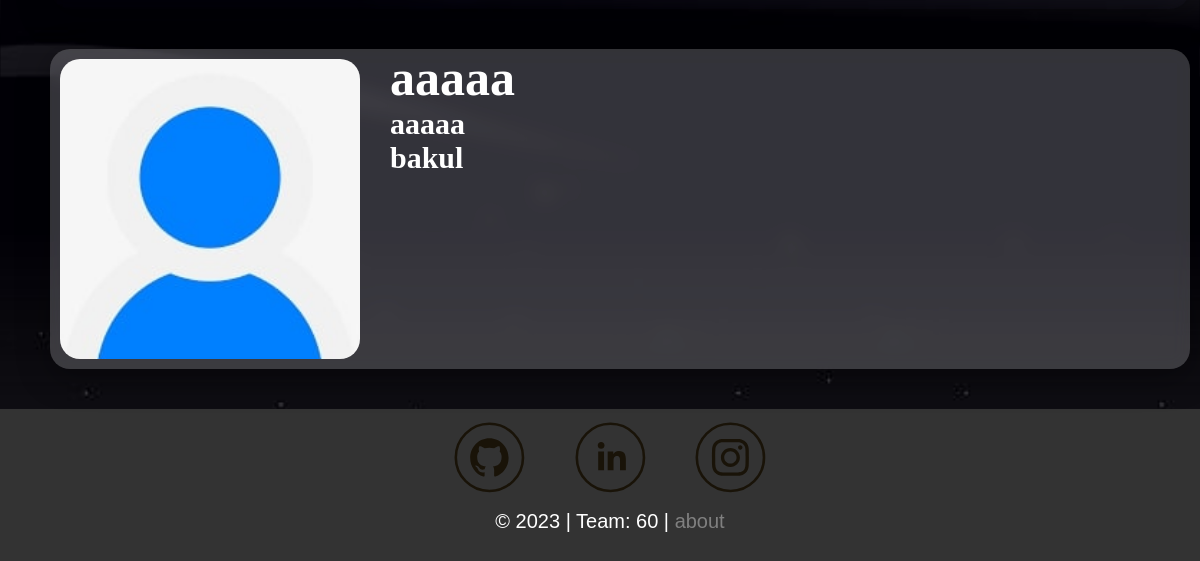
The page /discover (signed in, lower part) on the database as committed earlier.
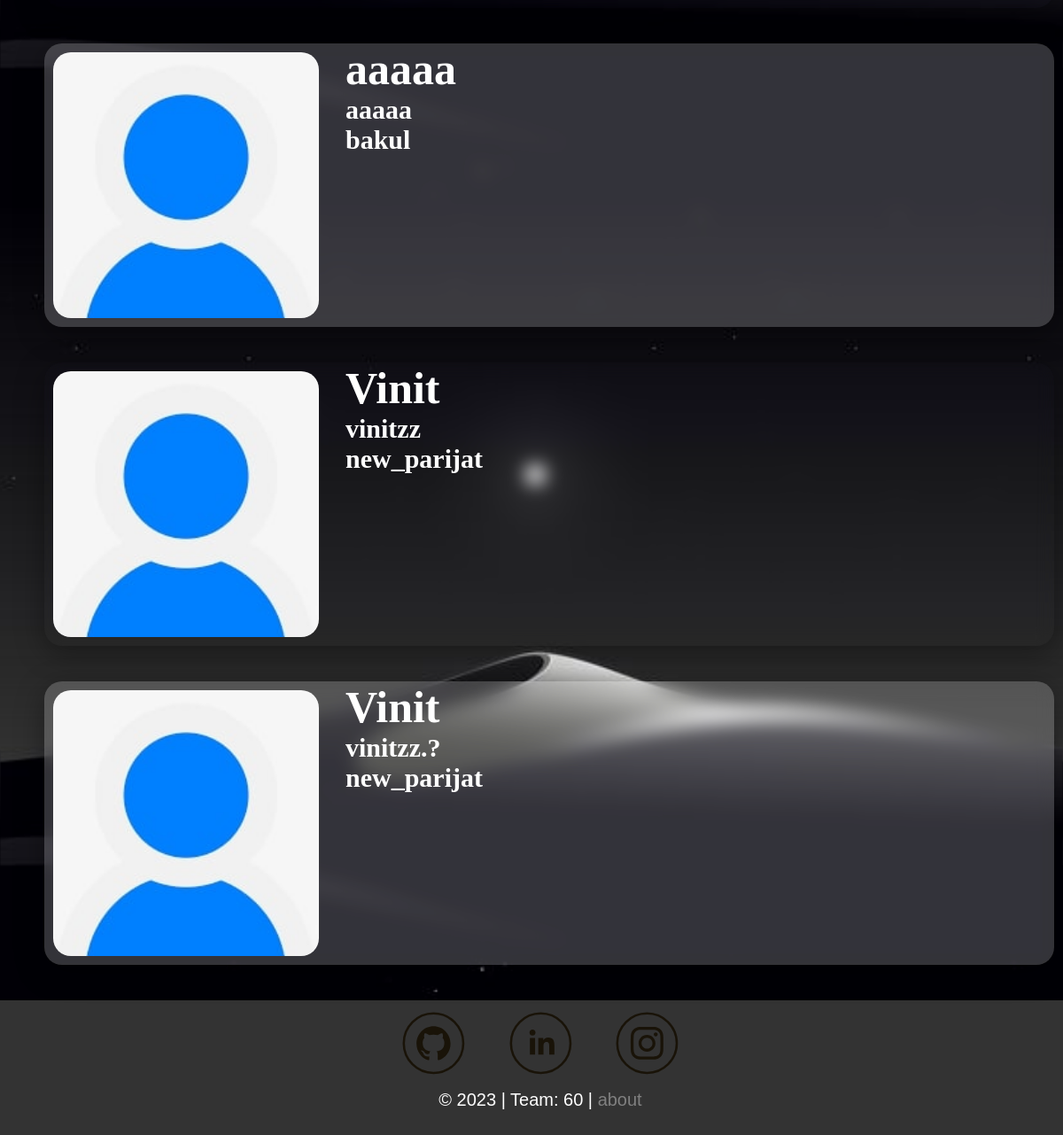
The same page on the database as committed later.
### app.py (models this page shows, shortened)
class User(db.Model, UserMixin):
    id = db.Column(db.Integer, primary_key=True)
    name = db.Column(db.String(50), nullable=False)
    username = db.Column(db.String(20), unique=True, nullable=False)
    email = db.Column(db.String(120), unique=True, nullable=False)
    year = db.Column(db.String(3), nullable=False)
    course = db.Column(db.String(3), nullable=False)
    gender = db.Column(db.String(1), nullable=False)
    profile_photo = db.Column(db.String(20), nullable=False, default='default.jpg')
    have_breakfast = db.Column(db.String(1), nullable=False)
    exercise = db.Column(db.String(1), nullable=False)
    meditate = db.Column(db.String(1), nullable=False)
    intro_extro = db.Column(db.String(9), nullable=False)
    smoke = db.Column(db.String(1), nullable=False)
    drink = db.Column(db.String(1), nullable=False)
    present_hostel = db.Column(db.String(5), nullable=False)
    preferred_hostel = db.Column(db.String(5), nullable=False)
    password = db.Column(db.String(60), nullable=False)
    date_time = db.Column(db.DateTime, nullable=False, default=datetime.utcnow)
    content = db.Column(db.Text, nullable=False)
    roommate_pref1 = db.Column(db.Integer, nullable=False, default=-1)
    roommate_pref2 = db.Column(db.Integer, nullable=False, default=-1)
    roommate_pref3 = db.Column(db.Integer, nullable=False, default=-1)

### app.py (the view)
@app.route('/discover', methods=['GET', 'POST'])
def discover():
    if current_user.is_authenticated:
        users = query_db("SELECT * FROM User;")
        final_users = []
        for user in users:
            if user[2] == current_user.username:
                continue
            else:
                final_users.append(user)
        return render_template('Main-Pages/discover.html', users=final_users)
    else:
        flash('You need to first login to access that page', 'danger')
        return redirect(url_for('signInEmail'))

### app.py (called while the page is built)
@login_manager.user_loader
def load_user(user_id):
    return User.query.get(int(user_id))

def query_db(*args, **kw_args):
    db_path = os.path.join(os.path.dirname(__file__), 'instance', 'database.db')
    con = sqlite3.connect(db_path)
    cur = con.cursor()
    result = cur.execute(*args, **kw_args).fetchall()
    con.commit()
    cur.close()
    con.close()
    return result

### templates/Main-Pages/discover.html (shortened to what this page needs)
{% extends "Layouts/main-layout.html" %}
{% block css %}
<link rel="stylesheet" type="text/css"
  href="https://cdnjs.cloudflare.com/ajax/libs/font-awesome/4.7.0/css/font-awesome.min.css">
<link rel="stylesheet" type="text/css" href="{{ url_for('static', filename='CSS/index.css') }}">
<link rel="stylesheet" type="text/css" href="{{ url_for('static', filename='CSS/discover.css') }}">
{%endblock css %}
{% block content %}
<div class="block">
  {% for user in users %}
  <div class="row">
    <a href="{{ url_for('open_user_profile', username=user[2]) }}" class="a-tag">
      <div class="col">
        <img src="{{ url_for('static', filename='Media/profile_pictures/' + user[7]) }}" alt="" class="image">
      </div>
      <div class="col">
        <h1>{{ user[1] }}</h1>
        <h2>{{ user[2] }}</h2>
        <h2>{{ user[15] }}</h2>
      </div>
    </a>
  </div>
  {% endfor %}
</div>
{% endblock content %}

### templates/Layouts/main-layout.html (shortened to what this page needs)
<!DOCTYPE html>
<html lang="en">
<head>
  <link rel="stylesheet" type="text/css" href="{{ url_for('static', filename='CSS/header-footer.css') }}">
  {% block css %}{% endblock %}
</head>
<body>
    <div class="background-image"></div>
  {% block content %}{% endblock %}
  <footer>
    <a class="social-link social-link--github" id="github" style="padding: 20px;" href="https://github.com/Vinit2244">
    </a>
    <a class="social-link social-link--linkedin" id="linkedin" style="padding: 20px;"
      href="https://www.linkedin.com/in/vinit-mehta-96138820a/">
    </a>
    <a class="social-link social-link--instagram" id="instagram" style="padding: 20px;"
      href="https://www.instagram.com/vinitzz._/">
    </a>
    <p style="font-family: Arial, Helvetica, sans-serif; font-size: 20px; padding-top: 10px;">
      &copy; 2023 | Team: 60 | <a href="{{ url_for('about') }}" style="color: grey;">about</a>
    </p>
  </footer>
</body>
</html>

### static/CSS/header-footer.css (style rules this page uses)
* { padding: 0px; margin: 0px; }
.background-image { position: fixed; top: 0; left: 0; width: 100%; height: 100%; background-repeat: no-repeat; background-size: contain; opacity: 0.2; z-index: -1; }
body { overflow-x: auto; }
footer { background-color: #333; color: #fff; padding: 10px; position: static; width: 100%; text-align: center; }
.social-link--linkedin { color: #2d76b0; }
.social-link--github { color: #000; }
.social-link--instagram { color: #9a2970; }
.social-link .social-svg { width: 4.8rem; height: 4.8rem; }

### static/CSS/index.css (style rules this page uses)
body { background-image: url('https://images.unsplash.com/photo-1494500764479-0c8f2919a3d8?ixlib=rb-4.0.3&ixid=MnwxMjA3fDB8MHxwaG90by1wYWdlfHx8fGVufDB8fHx8&auto=format&fit=crop&w=1170&q=80'); background-size: cover; }
.image { height: 330px; width: 600px; object-fit: cover; object-position: top; display: block; margin-left: auto; margin-right: auto; margin-bottom: none; border-radius: 30px; }
body { background-image: url('/static/Media/main_wp.jpg'); background-size:contain; }

### static/CSS/discover.css (style rules this page uses)
.block { display: flex; flex-direction: column; }
.row { margin-left: 50px; width: 95%; transition: transform 0.2s ease-in-out; }
.row:nth-child(odd) { display: flex; flex-direction: row; border-radius: 20px; margin-top: 10px; margin-bottom: 40px; color: white; box-shadow: 0 8px 32px 0 rgba( 0, 0, 0, 0.37); backdrop-filter: blur( 10px ) saturate(1.5); -webkit-backdrop-filter: blur( 4px ); transition: transform 0.2s ease-in-out; }
.row:nth-child(even) { display: flex; flex-direction: row; border-radius: 20px; margin-top: 10px; margin-bottom: 40px; color: white; background: rgba(255, 255, 255, 0.2); box-shadow: 0 8px 32px 0 rgba( 0, 0, 0, 0.37); backdrop-filter: blur( 10px ) saturate(1.5); -webkit-backdrop-filter: blur( 2px ); }
.a-tag { color: white; display: flex; flex-direction: row; }
a { text-decoration: none; }
.col { display: flex; flex-direction: column; }
.image { margin: 10px; width: 300px; height: 300px; border-radius: 20px; }
h1 { font-size: 50px; }
h2 { font-size: 30px; }
h1, h2 { padding-left: 20px; }

Rows that differ between the two databases and show on the page:
added User: profile_photo (placeholder picture), name "Vinit", username "vinitzz", preferred_hostel "new_parijat"
added User: profile_photo (placeholder picture), name "Vinit", username "vinitzz.?", preferred_hostel "new_parijat"
